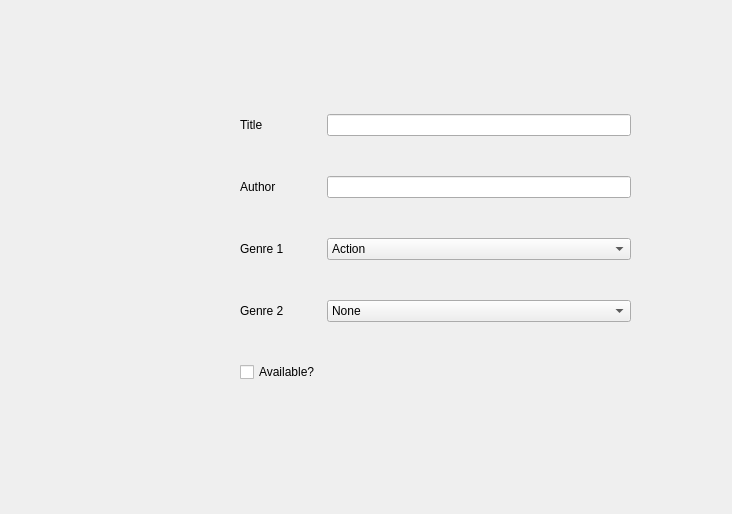
<?xml version="1.0" encoding="UTF-8"?>
<ui version="4.0">
 <class>bookdetails</class>
 <widget class="QDialog" name="bookdetails">
  <property name="geometry">
   <rect>
    <x>0</x>
    <y>0</y>
    <width>732</width>
    <height>514</height>
   </rect>
  </property>
  <property name="windowTitle">
   <string>Dialog</string>
  </property>
  <widget class="QWidget" name="gridLayoutWidget">
   <property name="geometry">
    <rect>
     <x>240</x>
     <y>80</y>
     <width>391</width>
     <height>341</height>
    </rect>
   </property>
   <layout class="QGridLayout" name="gridLayout">
    <item row="3" column="0">
     <widget class="QLabel" name="label_4">
      <property name="text">
       <string>Genre 2</string>
      </property>
     </widget>
    </item>
    <item row="0" column="1">
     <widget class="QLineEdit" name="lineEdit"/>
    </item>
    <item row="1" column="0">
     <widget class="QLabel" name="label_2">
      <property name="text">
       <string>Author</string>
      </property>
     </widget>
    </item>
    <item row="2" column="1">
     <widget class="QComboBox" name="comboBox">
      <item>
       <property name="text">
        <string>Action</string>
       </property>
      </item>
      <item>
       <property name="text">
        <string>Adventure</string>
       </property>
      </item>
      <item>
       <property name="text">
        <string>Comedy</string>
       </property>
      </item>
      <item>
       <property name="text">
        <string>Horror</string>
       </property>
      </item>
      <item>
       <property name="text">
        <string>Mystery</string>
       </property>
      </item>
      <item>
       <property name="text">
        <string>Non-fiction</string>
       </property>
      </item>
      <item>
       <property name="text">
        <string>Romance</string>
       </property>
      </item>
      <item>
       <property name="text">
        <string>Science Fiction</string>
       </property>
      </item>
     </widget>
    </item>
    <item row="3" column="1">
     <widget class="QComboBox" name="comboBox_2">
      <item>
       <property name="text">
        <string>None</string>
       </property>
      </item>
      <item>
       <property name="text">
        <string>Action</string>
       </property>
      </item>
      <item>
       <property name="text">
        <string>Adventure</string>
       </property>
      </item>
      <item>
       <property name="text">
        <string>Comedy</string>
       </property>
      </item>
      <item>
       <property name="text">
        <string>Horror</string>
       </property>
      </item>
      <item>
       <property name="text">
        <string>Mystery</string>
       </property>
      </item>
      <item>
       <property name="text">
        <string>Non-fiction</string>
       </property>
      </item>
      <item>
       <property name="text">
        <string>Romance</string>
       </property>
      </item>
      <item>
       <property name="text">
        <string>Science Fiction</string>
       </property>
      </item>
     </widget>
    </item>
    <item row="1" column="1">
     <widget class="QLineEdit" name="lineEdit_2"/>
    </item>
    <item row="2" column="0">
     <widget class="QLabel" name="label_3">
      <property name="text">
       <string>Genre 1</string>
      </property>
     </widget>
    </item>
    <item row="0" column="0">
     <widget class="QLabel" name="label">
      <property name="text">
       <string>Title</string>
      </property>
     </widget>
    </item>
    <item row="5" column="0">
     <widget class="QCheckBox" name="checkBox">
      <property name="text">
       <string>Available?</string>
      </property>
     </widget>
    </item>
   </layout>
  </widget>
 </widget>
 <resources/>
 <connections/>
</ui>
